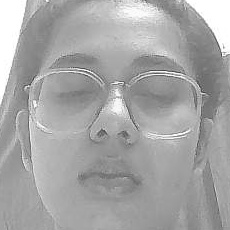
#> input picture OpenCV-Face-Recognition/dataset/User.11.1.jpg, 230 x 230 px, given in place of the camera
$ python faceSmileEyeDetection.py
#> lines starting #> are read from the running program, lines starting #| are printed output that depends on the picture; after the words box and inside, x2 and y2 are one past the last pixel; in counts of white or black regions, pixels touching at a corner belong together
import cv2
import os

# Get script directory
BASE_DIR = os.path.dirname(os.path.abspath(__file__))

# Paths to cascade XML files
face_cascade_path = os.path.join(BASE_DIR, 'Cascades', 'haarcascade_frontalface_default.xml')
eye_cascade_path = os.path.join(BASE_DIR, 'Cascades', 'haarcascade_eye.xml')
smile_cascade_path = os.path.join(BASE_DIR, 'Cascades', 'haarcascade_smile.xml')

# Load cascades
faceCascade = cv2.CascadeClassifier(face_cascade_path)
eyeCascade = cv2.CascadeClassifier(eye_cascade_path)
smileCascade = cv2.CascadeClassifier(smile_cascade_path)

# Check if cascades loaded
if faceCascade.empty() or eyeCascade.empty() or smileCascade.empty():
    print("[ERROR] Could not load one or more cascade files.")
    exit()

cap = cv2.VideoCapture(0, cv2.CAP_DSHOW)
cap.set(3, 640)  # Width
cap.set(4, 480)  # Height

resize_width = 320  # for speed-up

while True:
    ret, frame = cap.read()
#> frame is the input picture: shape (230, 230, 3); min 57, max 255, mean 165.8
    if not ret:
        break


    # Resize frame for faster detection
    height, width = frame.shape[:2]
#> height = 230; width = 230
    scale = resize_width / float(width)
#> scale = 1.39
    small_frame = cv2.resize(frame, (resize_width, int(height * scale)))
    gray_small = cv2.cvtColor(small_frame, cv2.COLOR_BGR2GRAY)

    # Detect faces on resized frame
    faces = faceCascade.detectMultiScale(
        gray_small,
        scaleFactor=1.1,
        minNeighbors=6,
        minSize=(50, 50)
    )
#> faces = [[20, 21, 280, 280]]

    # Scale detected faces to original frame size
    faces = [(int(x / scale), int(y / scale), int(w / scale), int(h / scale)) for (x, y, w, h) in faces]
#> faces = [(14, 15, 201, 201)]

    for (x, y, w, h) in faces:
        cv2.rectangle(frame, (x, y), (x + w, y + h), (255, 0, 0), 2)

        roi_gray = cv2.equalizeHist(cv2.cvtColor(frame[y:y+h, x:x+w], cv2.COLOR_BGR2GRAY))
        roi_gray = cv2.medianBlur(roi_gray, 3)
        roi_color = frame[y:y+h, x:x+w]

        # Detect eyes
        eyes = eyeCascade.detectMultiScale(
            roi_gray,
            scaleFactor=1.3,
            minNeighbors=5,
            minSize=(15, 15)
        )
        for (ex, ey, ew, eh) in eyes:
            cv2.rectangle(roi_color, (ex, ey), (ex + ew, ey + eh), (0, 255, 0), 2)

        # Detect smiles
        smiles = smileCascade.detectMultiScale(
            roi_gray,
            scaleFactor=1.3,
            minNeighbors=20,
            minSize=(30, 30)
        )
        for (sx, sy, sw, sh) in smiles:
            cv2.rectangle(roi_color, (sx, sy), (sx + sw, sy + sh), (0, 255, 255), 2)
#> this loop made 1 pass
#> pass 1, `roi_gray = cv2.equalizeHist(cv2.cvtColor(frame[y:y+h, x:x+w], cv2.COLO..`:
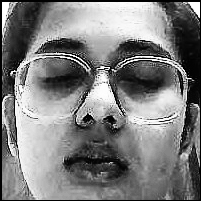
#> roi_gray: shape (201, 201); min 0, max 255, mean 125.3
#> pass 1, `roi_gray = cv2.medianBlur(roi_gray, 3)`:
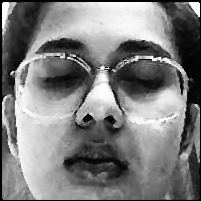
#> roi_gray: shape (201, 201); min 0, max 255, mean 125.6
#> pass 1, `roi_color = frame[y:y+h, x:x+w]`:
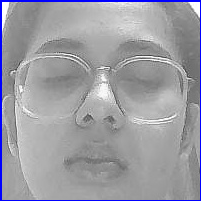
#> roi_color: shape (201, 201, 3); mean B, G, R 163.7, 156.1, 156.1
#> after the loop:
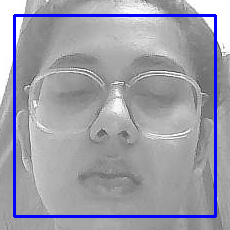
#> frame: shape (230, 230, 3); 4.55% of pixels changed, all inside (x1, y1, x2, y2) = (13, 14, 217, 218)

    cv2.imshow('Face, Eye and Smile Detection', frame)

    if cv2.waitKey(1) & 0xFF == 27:  # ESC key to quit
#> (key Esc is pressed here)
        break

cap.release()
cv2.destroyAllWindows()

$ run again, on OpenCV-Face-Recognition/dataset/User.11.10.jpg
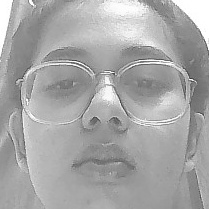
#> input picture OpenCV-Face-Recognition/dataset/User.11.10.jpg, 209 x 209 px, given in place of the camera
#> frame is the input picture: shape (209, 209, 3); min 53, max 255, mean 166.8
#> `faces = faceCascade.detectMultiScale( gray_small, scaleFactor=1.1, min..`: faces = [[23, 18, 283, 283]]
#> `faces = [(int(x / scale), int(y / scale), int(w / scale), int(h / scal..`: faces = [(15, 11, 184, 184)]
#> the loop `for (x, y, w, h) in faces:` made 1 pass
#> pass 1, `roi_gray = cv2.medianBlur(roi_gray, 3)`:
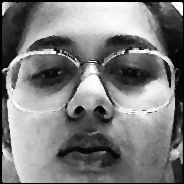
#> roi_gray: shape (184, 184); min 0, max 255, mean 125.1
#> after the loop `for (x, y, w, h) in faces:`:
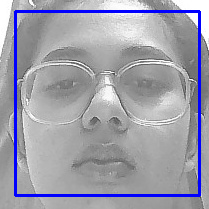
#> frame: shape (209, 209, 3); 5.05% of pixels changed, all inside (x1, y1, x2, y2) = (14, 10, 201, 197)
